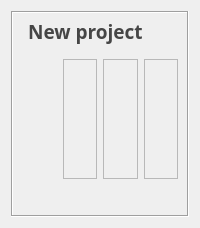
                       <widget class="QFrame" name="frame_19">
                        <property name="frameShape">
                         <enum>QFrame::NoFrame</enum>
                        </property>
                        <property name="frameShadow">
                         <enum>QFrame::Raised</enum>
                        </property>
                        <layout class="QVBoxLayout" name="verticalLayout_12">
                         <item>
                          <widget class="QFrame" name="frame_8">
                           <property name="minimumSize">
                            <size>
                             <width>0</width>
                             <height>120</height>
                            </size>
                           </property>
                           <property name="frameShape">
                            <enum>QFrame::Box</enum>
                           </property>
                           <property name="frameShadow">
                            <enum>QFrame::Sunken</enum>
                           </property>
                           <property name="midLineWidth">
                            <number>0</number>
                           </property>
                           <layout class="QVBoxLayout" name="verticalLayout_68">
                            <property name="spacing">
                             <number>0</number>
                            </property>
                            <property name="leftMargin">
                             <number>0</number>
                            </property>
                            <property name="topMargin">
                             <number>0</number>
                            </property>
                            <property name="rightMargin">
                             <number>0</number>
                            </property>
                            <property name="bottomMargin">
                             <number>0</number>
                            </property>
                            <item>
                             <widget class="QFrame" name="frame_103">
                              <property name="frameShape">
                               <enum>QFrame::NoFrame</enum>
                              </property>
                              <property name="frameShadow">
                               <enum>QFrame::Raised</enum>
                              </property>
                              <layout class="QHBoxLayout" name="horizontalLayout_45">
                               <property name="leftMargin">
                                <number>5</number>
                               </property>
                               <property name="topMargin">
                                <number>5</number>
                               </property>
                               <property name="rightMargin">
                                <number>5</number>
                               </property>
                               <property name="bottomMargin">
                                <number>5</number>
                               </property>
                               <item alignment="Qt::AlignLeft">
                                <widget class="QPushButton" name="newProjectButton">
                                 <property name="font">
                                  <font>
                                   <family>PF BeauSans Pro</family>
                                   <pointsize>14</pointsize>
                                   <bold>true</bold>
                                  </font>
                                 </property>
                                 <property name="styleSheet">
                                  <string notr="true">QPushButton {
	border:none;
	color: rgb(70, 70, 70);
}

QPushButton:hover {
	color: rgb(79,186,160)
}

QPushButton:pressed {
	color: rgb(241, 102, 55)
}

</string>
                                 </property>
                                 <property name="text">
                                  <string>  New project</string>
                                 </property>
                                 <property name="icon">
                                  <iconset resource="../Resources/resourceGui.qrc">
                                   <normaloff>:/icons/img/addEnabled.png</normaloff>:/icons/img/addEnabled.png</iconset>
                                 </property>
                                 <property name="iconSize">
                                  <size>
                                   <width>25</width>
                                   <height>25</height>
                                  </size>
                                 </property>
                                </widget>
                               </item>
                               <item>
                                <widget class="QPushButton" name="refreshButton">
                                 <property name="minimumSize">
                                  <size>
                                   <width>25</width>
                                   <height>25</height>
                                  </size>
                                 </property>
                                 <property name="maximumSize">
                                  <size>
                                   <width>25</width>
                                   <height>25</height>
                                  </size>
                                 </property>
                                 <property name="styleSheet">
                                  <string notr="true">QPushButton {
	border:none;
	color: rgb(70, 70, 70);
}

QPushButton:hover {
	color: rgb(79,186,160)
}

QPushButton:pressed {
	color: rgb(241, 102, 55)
}

</string>
                                 </property>
                                 <property name="text">
                                  <string/>
                                 </property>
                                 <property name="icon">
                                  <iconset resource="../Resources/resourceGui.qrc">
                                   <normaloff>:/icons/img/refresh.png</normaloff>:/icons/img/refresh.png</iconset>
                                 </property>
                                 <property name="iconSize">
                                  <size>
                                   <width>25</width>
                                   <height>25</height>
                                  </size>
                                 </property>
                                </widget>
                               </item>
                              </layout>
                             </widget>
                            </item>
                            <item>
                             <widget class="QFrame" name="frame_30">
                              <property name="minimumSize">
                               <size>
                                <width>0</width>
                                <height>0</height>
                               </size>
                              </property>
                              <property name="maximumSize">
                               <size>
                                <width>16777215</width>
                                <height>16777215</height>
                               </size>
                              </property>
                              <property name="frameShape">
                               <enum>QFrame::NoFrame</enum>
                              </property>
                              <property name="frameShadow">
                               <enum>QFrame::Raised</enum>
                              </property>
                              <layout class="QHBoxLayout" name="horizontalLayout_34">
                               <item>
                                <widget class="QFrame" name="frame_31">
                                 <property name="frameShape">
                                  <enum>QFrame::NoFrame</enum>
                                 </property>
                                 <property name="frameShadow">
                                  <enum>QFrame::Raised</enum>
                                 </property>
                                 <layout class="QVBoxLayout" name="verticalLayout_62">
                                  <property name="spacing">
                                   <number>5</number>
                                  </property>
                                  <property name="leftMargin">
                                   <number>0</number>
                                  </property>
                                  <property name="topMargin">
                                   <number>0</number>
                                  </property>
                                  <property name="rightMargin">
                                   <number>0</number>
                                  </property>
                                  <property name="bottomMargin">
                                   <number>0</number>
                                  </property>
                                  <item>
                                   <widget class="QFrame" name="frame_76">
                                    <property name="minimumSize">
                                     <size>
                                      <width>0</width>
                                      <height>120</height>
                                     </size>
                                    </property>
                                    <property name="frameShape">
                                     <enum>QFrame::NoFrame</enum>
                                    </property>
                                    <property name="frameShadow">
                                     <enum>QFrame::Raised</enum>
                                    </property>
                                    <layout class="QVBoxLayout" name="verticalLayout_70"/>
                                   </widget>
                                  </item>
                                  <item>
                                   <widget class="QLabel" name="project1">
                                    <property name="font">
                                     <font>
                                      <family>PF BeauSans Pro</family>
                                      <pointsize>12</pointsize>
                                     </font>
                                    </property>
                                    <property name="text">
                                     <string/>
                                    </property>
                                    <property name="alignment">
                                     <set>Qt::AlignCenter</set>
                                    </property>
                                   </widget>
                                  </item>
                                 </layout>
                                </widget>
                               </item>
                               <item>
                                <widget class="QFrame" name="frame_32">
                                 <property name="frameShape">
                                  <enum>QFrame::NoFrame</enum>
                                 </property>
                                 <property name="frameShadow">
                                  <enum>QFrame::Raised</enum>
                                 </property>
                                 <layout class="QVBoxLayout" name="verticalLayout_64">
                                  <property name="spacing">
                                   <number>5</number>
                                  </property>
                                  <property name="leftMargin">
                                   <number>0</number>
                                  </property>
                                  <property name="topMargin">
                                   <number>0</number>
                                  </property>
                                  <property name="rightMargin">
                                   <number>0</number>
                                  </property>
                                  <property name="bottomMargin">
                                   <number>0</number>
                                  </property>
                                  <item>
                                   <widget class="QFrame" name="frame_77">
                                    <property name="minimumSize">
                                     <size>
                                      <width>0</width>
                                      <height>120</height>
                                     </size>
                                    </property>
                                    <property name="maximumSize">
                                     <size>
                                      <width>16777215</width>
                                      <height>120</height>
                                     </size>
                                    </property>
                                    <property name="frameShape">
                                     <enum>QFrame::StyledPanel</enum>
                                    </property>
                                    <property name="frameShadow">
                                     <enum>QFrame::Raised</enum>
                                    </property>
                                   </widget>
                                  </item>
                                  <item>
                                   <widget class="QLabel" name="project2">
                                    <property name="text">
                                     <string/>
                                    </property>
                                    <property name="alignment">
                                     <set>Qt::AlignCenter</set>
                                    </property>
                                   </widget>
                                  </item>
                                 </layout>
                                </widget>
                               </item>
                               <item>
                                <widget class="QFrame" name="frame_33">
                                 <property name="frameShape">
                                  <enum>QFrame::NoFrame</enum>
                                 </property>
                                 <property name="frameShadow">
                                  <enum>QFrame::Raised</enum>
                                 </property>
                                 <layout class="QVBoxLayout" name="verticalLayout_65">
                                  <property name="spacing">
                                   <number>5</number>
                                  </property>
                                  <property name="leftMargin">
                                   <number>0</number>
                                  </property>
                                  <property name="topMargin">
                                   <number>0</number>
                                  </property>
                                  <property name="rightMargin">
                                   <number>0</number>
                                  </property>
                                  <property name="bottomMargin">
                                   <number>0</number>
                                  </property>
                                  <item>
                                   <widget class="QFrame" name="frame_78">
                                    <property name="minimumSize">
                                     <size>
                                      <width>0</width>
                                      <height>120</height>
                                     </size>
                                    </property>
                                    <property name="maximumSize">
                                     <size>
                                      <width>16777215</width>
                                      <height>120</height>
                                     </size>
                                    </property>
                                    <property name="frameShape">
                                     <enum>QFrame::StyledPanel</enum>
                                    </property>
                                    <property name="frameShadow">
                                     <enum>QFrame::Raised</enum>
                                    </property>
                                   </widget>
                                  </item>
                                  <item>
                                   <widget class="QLabel" name="label_29">
                                    <property name="text">
                                     <string/>
                                    </property>
                                    <property name="alignment">
                                     <set>Qt::AlignCenter</set>
                                    </property>
                                   </widget>
                                  </item>
                                 </layout>
                                </widget>
                               </item>
                               <item>
                                <widget class="QFrame" name="frame_75">
                                 <property name="frameShape">
                                  <enum>QFrame::NoFrame</enum>
                                 </property>
                                 <property name="frameShadow">
                                  <enum>QFrame::Raised</enum>
                                 </property>
                                 <layout class="QVBoxLayout" name="verticalLayout_69">
                                  <property name="spacing">
                                   <number>5</number>
                                  </property>
                                  <property name="leftMargin">
                                   <number>0</number>
                                  </property>
                                  <property name="topMargin">
                                   <number>0</number>
                                  </property>
                                  <property name="rightMargin">
                                   <number>0</number>
                                  </property>
                                  <property name="bottomMargin">
                                   <number>0</number>
                                  </property>
                                  <item>
                                   <widget class="QFrame" name="frame_79">
                                    <property name="minimumSize">
                                     <size>
                                      <width>0</width>
                                      <height>120</height>
                                     </size>
                                    </property>
                                    <property name="maximumSize">
                                     <size>
                                      <width>16777215</width>
                                      <height>120</height>
                                     </size>
                                    </property>
                                    <property name="frameShape">
                                     <enum>QFrame::StyledPanel</enum>
                                    </property>
                                    <property name="frameShadow">
                                     <enum>QFrame::Raised</enum>
                                    </property>
                                   </widget>
                                  </item>
                                  <item>
                                   <widget class="QLabel" name="label_30">
                                    <property name="text">
                                     <string/>
                                    </property>
                                    <property name="alignment">
                                     <set>Qt::AlignCenter</set>
                                    </property>
                                   </widget>
                                  </item>
                                 </layout>
                                </widget>
                               </item>
                              </layout>
                             </widget>
                            </item>
                           </layout>
                          </widget>
                         </item>
                        </layout>
                       </widget>
